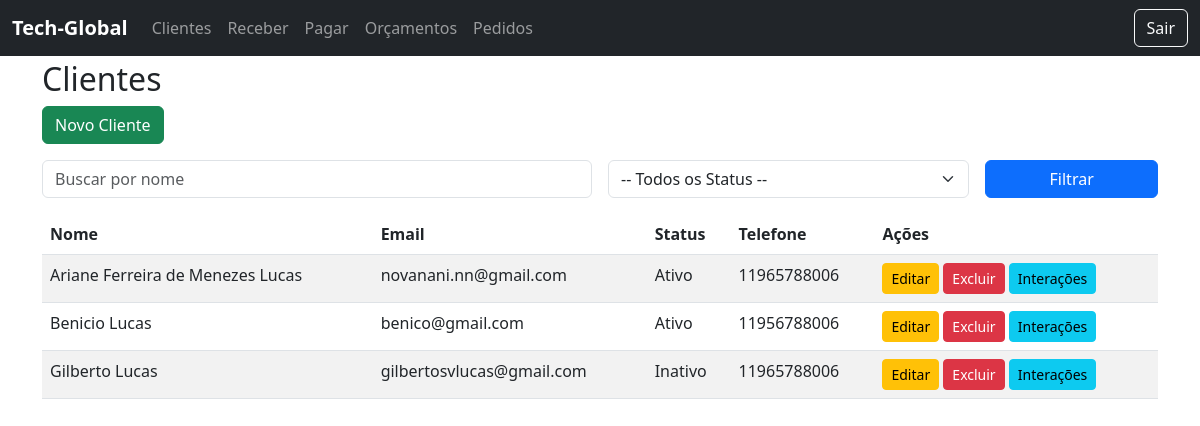
The app's page /clientes/ (signed in) with its own data.
### clientes/models.py (models this page shows, shortened)
class Cliente(models.Model):
    STATUS_CHOICES = [
        ('ativo', 'Ativo'),
        ('inativo', 'Inativo'),
        ('prospect', 'Prospect'),
    ]
    status = models.CharField(max_length=10, choices=STATUS_CHOICES, default='prospect')
    nome = models.CharField(max_length=150)
    email = models.EmailField(unique=True)
    telefone = models.CharField(max_length=20, blank=True)
    endereco = models.TextField(blank=True)
    status = models.CharField(max_length=10, choices=STATUS_CHOICES, default='prospect')
    data_criacao = models.DateTimeField(auto_now_add=True)

### clientes/views.py (the view)
# urls.py: path('', views.lista_clientes, name='lista_clientes'),
@login_required
def lista_clientes(request):
    clientes = Cliente.objects.all()
    nome = request.GET.get('nome')
    status = request.GET.get('status')
    if nome:
        clientes = clientes.filter(nome__icontains=nome)
    if status in ['ativo','inativo','prospect']:
        clientes = clientes.filter(status=status)
    clientes = clientes.order_by('nome')  # ordenar por nome
    return render(request, 'clientes/lista.html', {'clientes': clientes})

### Templates/Clientes/lista.html (shortened to what this page needs)
{% extends "base.html" %}
{% block content %}
<h2>Clientes</h2>
<a href="{% url 'novo_cliente' %}" class="btn btn-success mb-3">Novo Cliente</a>
<form method="get" class="row g-3 mb-3">
    <div class="col-md-6">
        <input type="text" name="nome" placeholder="Buscar por nome" value="{{ request.GET.nome }}" class="form-control">
    </div>
    <div class="col-md-4">
        <select name="status" class="form-select">
            <option value="">-- Todos os Status --</option>
        </select>
    </div>
    <div class="col-md-2">
        <button type="submit" class="btn btn-primary w-100">Filtrar</button>
    </div>
</form>
<table class="table table-striped">
    <thead>
        <tr>
            <th>Nome</th>
            <th>Email</th>
            <th>Status</th>
            <th>Telefone</th>
            <th>Ações</th>
        </tr>
    </thead>
    <tbody>
        {% for cliente in clientes %}
        <tr>
            <td>{{ cliente.nome }}</td>
            <td>{{ cliente.email }}</td>
            <td>{{ cliente.get_status_display }}</td>
            <td>{{ cliente.telefone }}</td>
            <td>
                <a href="{% url 'editar_cliente' cliente.id %}" class="btn btn-sm btn-warning">Editar</a>
                <a href="{% url 'excluir_cliente' cliente.id %}" class="btn btn-sm btn-danger">Excluir</a>
                <a href="{% url 'listar_interacoes' cliente.id %}" class="btn btn-sm btn-info">Interações</a>
            </td>
        </tr>
        {% empty %}
        <tr><td colspan="5">Nenhum cliente cadastrado.</td></tr>
        {% endfor %}
    </tbody>
</table>
{% endblock %}

### Templates/base.html (style rules this page uses)
body { padding-top: 60px; }

### records on screen
Cliente: nome "Ariane Ferreira de Menezes Lucas", email "novanani.nn@gmail.com", status "Ativo", telefone "11965788006"
Cliente: nome "Benicio Lucas", email "benico@gmail.com", status "Ativo", telefone "11956788006"
Cliente: nome "Gilberto Lucas", email "gilbertosvlucas@gmail.com", status "Inativo", telefone "11965788006"
